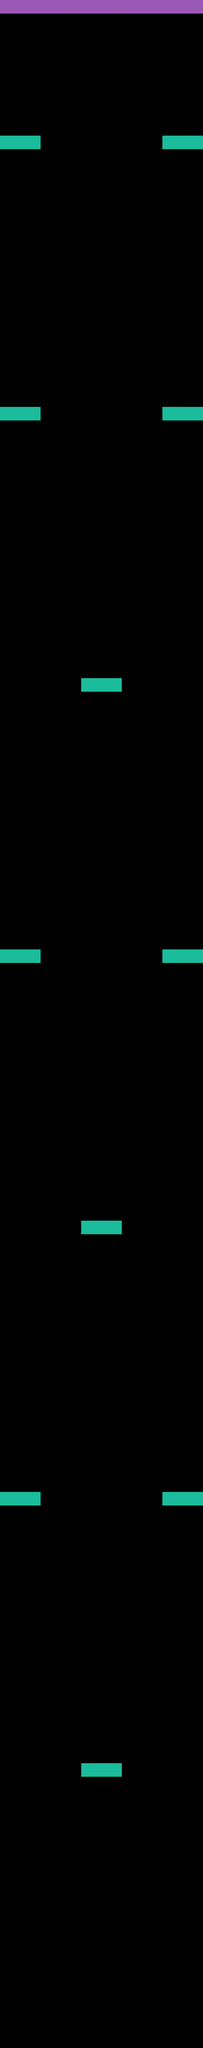

This game map was drawn from its Tiled (.tmx) file and the tilesets committed beside it. A one-line description and the trimmed map source follow:
An orthogonal 15x151 tile map with 48x48 px tiles, 3 tile layers (walls, finish, tutorial).

<map version="1.0" orientation="orthogonal" renderorder="right-down" width="15" height="151" tilewidth="48" tileheight="48">
 <tileset firstgid="1" name="tile_set" tilewidth="48" tileheight="48">
  <image source="tile_set.png" width="144" height="96" />
 </tileset>
 <layer name="walls" width="15" height="151">
  <data>[2265 cells, 33 non-empty, 1 distinct tile ids]</data>
 </layer>
 <layer name="finish" width="15" height="151">
  <data>[2265 cells, 15 non-empty, 1 distinct tile ids]</data>
 </layer>
 <layer name="tutorial" width="15" height="151">
  <data>[2265 cells, 0 non-empty, 0 distinct tile ids]</data>
 </layer>
</map>